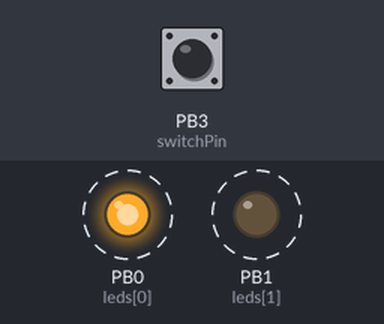
The sketch below on a simulated ATtiny85, built with avr-gcc and run on an emulated ATtiny85. Shown: output pins drawn as LEDs (lit = HIGH). Dashed ring = blinking. The inputs (shaded band) are chosen by the test bench; at power-on: PB3 (switchPin) HIGH. Sleep ends after the set time or at an interrupt.

Above: at 0.02 s.
Timing chart, 0 to 3.0 s (numbered marks = the images above):
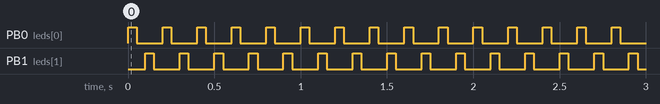

Measured:
- by itself, PB0 (leds[0]), PB1 (leds[1]): alternates HIGH for 0.05 s and LOW for 0.15 s, 100 changes in all, then stays LOW
- by itself, everything shown: repeats every 0.20 s, in 4 steps

The sketch:

emergency_car.ino
```cpp
#include <avr/sleep.h>

#define CUSTOM_RESET PCINT3
const int switchPin = 3;  // input switch

const int leds[] = { 0, 1};  // flasher group 1

const int durationOn  = 50;    // duration of flash
const int durationOff = 50;    // duration of pause
const int noFlashes   = 1;     // repetion within flash
const int repetitions = 50;    // repetions until sleep

void setup() {
    pinMode(switchPin, INPUT);
    digitalWrite(switchPin, HIGH);

    for (int k = 0; k < 2; k++ ) {
        pinMode(leds[k], OUTPUT);
    }
}

// https://bigdanzblog.wordpress.com/2014/08/10/attiny85-wake-from-sleep-on-pin-state-change-code-example/
void sleep() {

    GIMSK |= _BV(PCIE);                     // Enable Pin Change Interrupts
    PCMSK |= _BV(CUSTOM_RESET);             // Use PBx as interrupt pin
    ADCSRA &= ~_BV(ADEN);                   // ADC off
    set_sleep_mode(SLEEP_MODE_PWR_DOWN);    // replaces above statement

    sleep_enable();                         // Sets the Sleep Enable bit in the MCUCR Register (SE BIT)
    sei();                                  // Enable interrupts
    sleep_cpu();                            // sleep

    cli();                                  // Disable interrupts
    PCMSK &= ~_BV(CUSTOM_RESET);            // Turn off PBx as interrupt pin
    sleep_disable();                        // Clear SE bit
    ADCSRA |= _BV(ADEN);                    // ADC on

    sei();                                  // Enable interrupts
}

ISR(PCINT0_vect) {
    // This is called when the interrupt occurs, but I don't need to do anything in it
}

void loop() {
    for (int j=0; j<repetitions; j++) {
        flashLed(leds[0]);
        flashLed(leds[1]);
    }
    sleep();
}

void flashLed(int led) {
    for ( int i=0; i<noFlashes; i++ ) {
        digitalWrite(led, HIGH);
        delay(durationOn);
        digitalWrite(led, LOW);
        delay(durationOff);
    }
}
```
